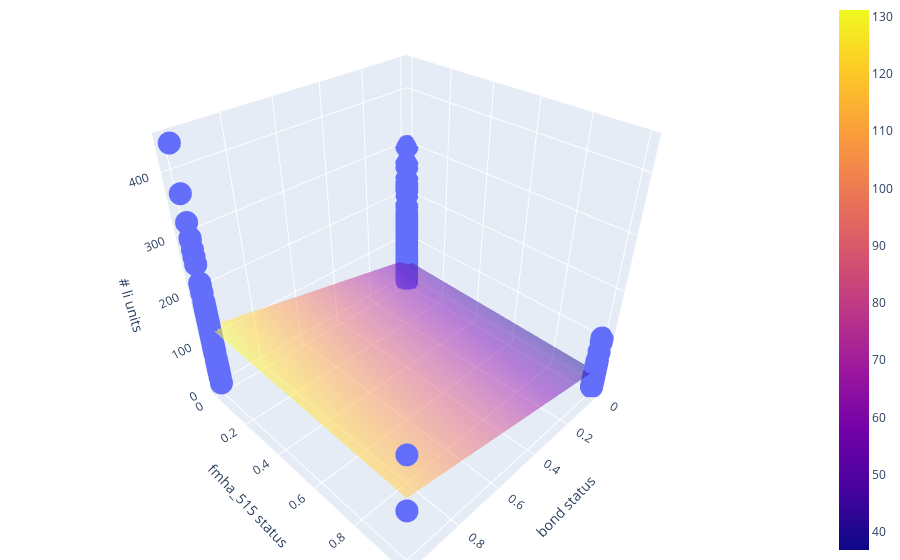

Source (notebook cell):
### Code cell
# Plot bond and fmha_515 against li_units and show predictive plane

x_1 = X8['bond'] 
x_2 = X8['fmha_515']

fig = px.scatter_3d(x=x_1, y=x_2, z=y8)

fig.update_layout(
    scene = dict(
        xaxis_title='bond status',
        yaxis_title='fmha_515 status',
        zaxis_title='# li units'),
        margin=dict(l=0, r=0, b=0, t=0
    )
)

x1_grid, x2_grid = np.meshgrid(
    np.linspace(min(x_1), max(x_1), 100), 
    np.linspace(min(x_2), max(x_2), 100)
)

X = np.column_stack([np.ones(len(x_1)), x_1, x_2])
ws =  getCoefs(X, y8)

yHat = ws[0] + ws[1]*x1_grid + ws[2]*x2_grid

fig.add_trace(
    go.Surface(x=x1_grid, y=x2_grid, z=yHat, opacity=0.5)
)

fig.show()

### Figure 1 — Plotly figure (JSON) as saved in the notebook; plotly's stock layout.template omitted (floating-point values rounded to 4 significant figures; data arrays with more than 128 entries replaced by an {"elided": "..."} marker saying what was removed)
{"data": [{"hovertemplate": "x=%{x}<br>y=%{y}<br>z=%{z}<extra></extra>", "legendgroup": "", "marker": {"color": "#636efa", "symbol": "circle"}, "mode": "markers", "name": "", "scene": "scene", "showlegend": false, "type": "scatter3d", "x": {"elided": "733 int values"}, "y": {"elided": "733 int values"}, "z": {"elided": "733 int values"}}, {"opacity": 0.5, "type": "surface", "x": {"elided": "100x100 float values"}, "y": {"elided": "100x100 float values"}, "z": {"elided": "100x100 float values"}}], "layout": {"legend": {"tracegroupgap": 0}, "margin": {"b": 0, "l": 0, "r": 0, "t": 0}, "scene": {"domain": {"x": [0, 1], "y": [0, 1]}, "xaxis": {"title": {"text": "bond status"}}, "yaxis": {"title": {"text": "fmha_515 status"}}, "zaxis": {"title": {"text": "# li units"}}}}}
